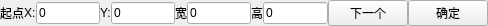
<?xml version="1.0" encoding="UTF-8"?>
<ui version="4.0">
 <class>QG_RectOptions</class>
 <widget class="QWidget" name="QG_RectOptions">
  <property name="geometry">
   <rect>
    <x>0</x>
    <y>0</y>
    <width>488</width>
    <height>26</height>
   </rect>
  </property>
  <property name="windowTitle">
   <string>Form</string>
  </property>
  <layout class="QGridLayout" name="gridLayout">
   <property name="margin">
    <number>0</number>
   </property>
   <property name="spacing">
    <number>0</number>
   </property>
   <item row="0" column="0">
    <layout class="QHBoxLayout" name="horizontalLayout_7">
     <item>
      <layout class="QHBoxLayout" name="horizontalLayout_5">
       <item>
        <widget class="QLabel" name="label_5">
         <property name="text">
          <string>起点</string>
         </property>
        </widget>
       </item>
       <item>
        <layout class="QHBoxLayout" name="horizontalLayout">
         <property name="spacing">
          <number>0</number>
         </property>
         <item>
          <widget class="QLabel" name="label_2">
           <property name="text">
            <string>X:</string>
           </property>
          </widget>
         </item>
         <item>
          <widget class="QLineEdit" name="lineEdit_startX">
           <property name="text">
            <string>0</string>
           </property>
          </widget>
         </item>
        </layout>
       </item>
       <item>
        <layout class="QHBoxLayout" name="horizontalLayout_2">
         <property name="spacing">
          <number>0</number>
         </property>
         <item>
          <widget class="QLabel" name="label">
           <property name="text">
            <string>Y:</string>
           </property>
          </widget>
         </item>
         <item>
          <widget class="QLineEdit" name="lineEdit_startY">
           <property name="text">
            <string>0</string>
           </property>
          </widget>
         </item>
        </layout>
       </item>
      </layout>
     </item>
     <item>
      <layout class="QHBoxLayout" name="horizontalLayout_6">
       <item>
        <layout class="QHBoxLayout" name="horizontalLayout_4">
         <property name="spacing">
          <number>0</number>
         </property>
         <item>
          <widget class="QLabel" name="label_4">
           <property name="text">
            <string>宽</string>
           </property>
          </widget>
         </item>
         <item>
          <widget class="QLineEdit" name="lineEdit_width">
           <property name="text">
            <string>0</string>
           </property>
          </widget>
         </item>
        </layout>
       </item>
       <item>
        <layout class="QHBoxLayout" name="horizontalLayout_3">
         <property name="spacing">
          <number>0</number>
         </property>
         <item>
          <widget class="QLabel" name="label_3">
           <property name="text">
            <string>高</string>
           </property>
          </widget>
         </item>
         <item>
          <widget class="QLineEdit" name="lineEdit_height">
           <property name="text">
            <string>0</string>
           </property>
          </widget>
         </item>
        </layout>
       </item>
      </layout>
     </item>
     <item>
      <widget class="QPushButton" name="pushButton_next">
       <property name="text">
        <string>下一个</string>
       </property>
      </widget>
     </item>
     <item>
      <widget class="QPushButton" name="pushButton_ok">
       <property name="text">
        <string>确定</string>
       </property>
      </widget>
     </item>
    </layout>
   </item>
  </layout>
 </widget>
 <resources/>
 <connections>
  <connection>
   <sender>pushButton_next</sender>
   <signal>clicked()</signal>
   <receiver>QG_RectOptions</receiver>
   <slot>slotNext()</slot>
   <hints>
    <hint type="sourcelabel">
     <x>365</x>
     <y>13</y>
    </hint>
    <hint type="destinationlabel">
     <x>365</x>
     <y>94</y>
    </hint>
   </hints>
  </connection>
  <connection>
   <sender>pushButton_ok</sender>
   <signal>clicked()</signal>
   <receiver>QG_RectOptions</receiver>
   <slot>slotOk()</slot>
   <hints>
    <hint type="sourcelabel">
     <x>440</x>
     <y>8</y>
    </hint>
    <hint type="destinationlabel">
     <x>443</x>
     <y>79</y>
    </hint>
   </hints>
  </connection>
 </connections>
 <slots>
  <slot>slotNext()</slot>
  <slot>slotOk()</slot>
 </slots>
</ui>
